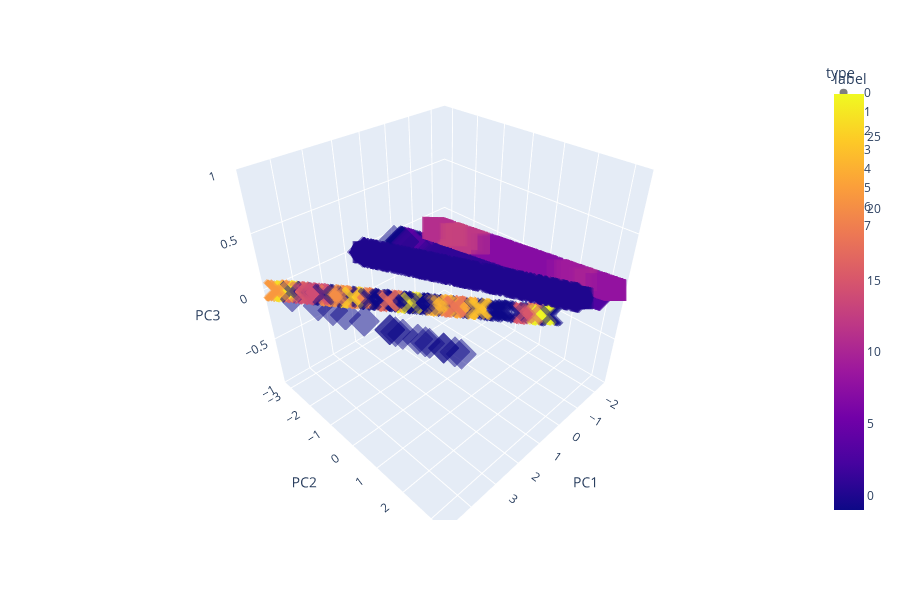

Write notebook code for a chart like this one.
### Code cell
fig = px.scatter_3d(
    X_train, x='PC1', y='PC2', z='PC3', color='label',symbol='type', opacity=0.5, size_max=10,height=600,
    labels={'0': 'PC 1', '1': 'PC 2', '2': 'PC 3'}
)
fig.show()

### Figure 1 — Plotly figure (JSON) as saved in the notebook; plotly's stock layout.template omitted (floating-point values rounded to 4 significant figures; data arrays with more than 128 entries replaced by an {"elided": "..."} marker saying what was removed)
{"data": [{"hovertemplate": "type=0<br>PC1=%{x}<br>PC2=%{y}<br>PC3=%{z}<br>label=%{marker.color}<extra></extra>", "legendgroup": "0", "marker": {"color": {"elided": "432 int values"}, "coloraxis": "coloraxis", "opacity": 0.5, "symbol": "circle"}, "mode": "markers", "name": "0", "scene": "scene", "showlegend": true, "type": "scatter3d", "x": {"elided": "432 float values"}, "y": {"elided": "432 float values"}, "z": {"elided": "432 int values"}}, {"hovertemplate": "type=1<br>PC1=%{x}<br>PC2=%{y}<br>PC3=%{z}<br>label=%{marker.color}<extra></extra>", "legendgroup": "1", "marker": {"color": {"elided": "369 int values"}, "coloraxis": "coloraxis", "opacity": 0.5, "symbol": "diamond"}, "mode": "markers", "name": "1", "scene": "scene", "showlegend": true, "type": "scatter3d", "x": {"elided": "369 float values"}, "y": {"elided": "369 float values"}, "z": {"elided": "369 int values"}}, {"hovertemplate": "type=2<br>PC1=%{x}<br>PC2=%{y}<br>PC3=%{z}<br>label=%{marker.color}<extra></extra>", "legendgroup": "2", "marker": {"color": {"elided": "366 int values"}, "coloraxis": "coloraxis", "opacity": 0.5, "symbol": "square"}, "mode": "markers", "name": "2", "scene": "scene", "showlegend": true, "type": "scatter3d", "x": {"elided": "366 float values"}, "y": {"elided": "366 float values"}, "z": {"elided": "366 int values"}}, {"hovertemplate": "type=3<br>PC1=%{x}<br>PC2=%{y}<br>PC3=%{z}<br>label=%{marker.color}<extra></extra>", "legendgroup": "3", "marker": {"color": {"elided": "306 int values"}, "coloraxis": "coloraxis", "opacity": 0.5, "symbol": "x"}, "mode": "markers", "name": "3", "scene": "scene", "showlegend": true, "type": "scatter3d", "x": {"elided": "306 float values"}, "y": {"elided": "306 float values"}, "z": {"elided": "306 int values"}}, {"hovertemplate": "type=4<br>PC1=%{x}<br>PC2=%{y}<br>PC3=%{z}<br>label=%{marker.color}<extra></extra>", "legendgroup": "4", "marker": {"color": {"elided": "306 int values"}, "coloraxis": "coloraxis", "opacity": 0.5, "symbol": "cross"}, "mode": "markers", "name": "4", "scene": "scene", "showlegend": true, "type": "scatter3d", "x": {"elided": "306 float values"}, "y": {"elided": "306 float values"}, "z": {"elided": "306 int values"}}, {"hovertemplate": "type=5<br>PC1=%{x}<br>PC2=%{y}<br>PC3=%{z}<br>label=%{marker.color}<extra></extra>", "legendgroup": "5", "marker": {"color": {"elided": "249 int values"}, "coloraxis": "coloraxis", "opacity": 0.5, "symbol": "circle"}, "mode": "markers", "name": "5", "scene": "scene", "showlegend": true, "type": "scatter3d", "x": {"elided": "249 float values"}, "y": {"elided": "249 float values"}, "z": {"elided": "249 int values"}}, {"hovertemplate": "type=6<br>PC1=%{x}<br>PC2=%{y}<br>PC3=%{z}<br>label=%{marker.color}<extra></extra>", "legendgroup": "6", "marker": {"color": {"elided": "249 int values"}, "coloraxis": "coloraxis", "opacity": 0.5, "symbol": "diamond"}, "mode": "markers", "name": "6", "scene": "scene", "showlegend": true, "type": "scatter3d", "x": {"elided": "249 float values"}, "y": {"elided": "249 float values"}, "z": {"elided": "249 int values"}}, {"hovertemplate": "type=7<br>PC1=%{x}<br>PC2=%{y}<br>PC3=%{z}<br>label=%{marker.color}<extra></extra>", "legendgroup": "7", "marker": {"color": {"elided": "186 int values"}, "coloraxis": "coloraxis", "opacity": 0.5, "symbol": "square"}, "mode": "markers", "name": "7", "scene": "scene", "showlegend": true, "type": "scatter3d", "x": {"elided": "186 float values"}, "y": {"elided": "186 float values"}, "z": {"elided": "186 int values"}}], "layout": {"coloraxis": {"colorbar": {"title": {"text": "label"}}, "colorscale": [[0, "#0d0887"], [0.1111, "#46039f"], [0.2222, "#7201a8"], [0.3333, "#9c179e"], [0.4444, "#bd3786"], [0.5556, "#d8576b"], [0.6667, "#ed7953"], [0.7778, "#fb9f3a"], [0.8889, "#fdca26"], [1, "#f0f921"]]}, "height": 600, "legend": {"title": {"text": "type"}, "tracegroupgap": 0}, "margin": {"t": 60}, "scene": {"domain": {"x": [0, 1], "y": [0, 1]}, "xaxis": {"title": {"text": "PC1"}}, "yaxis": {"title": {"text": "PC2"}}, "zaxis": {"title": {"text": "PC3"}}}}}
